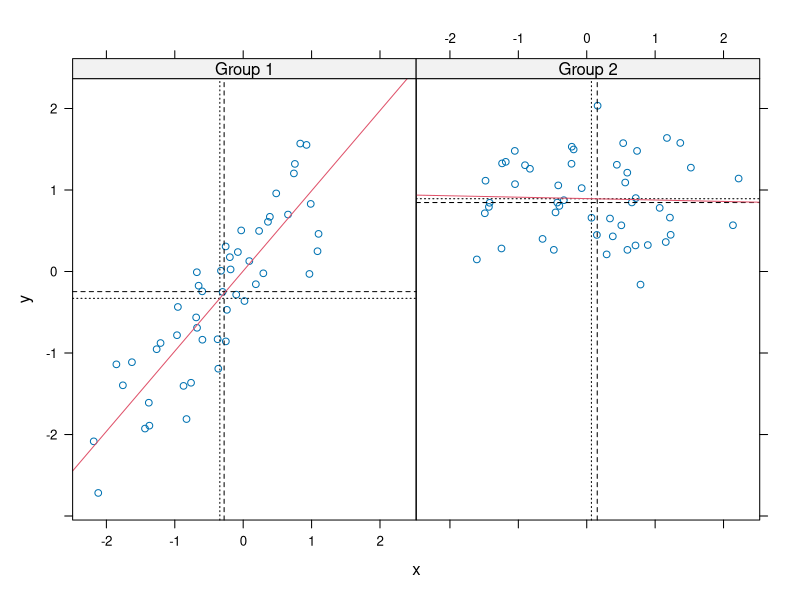

Generate this figure with R:
library(datasets)
library(lattice)
## Convert 'Month' to a factor variable
airquality <- transform(airquality, Month = factor(Month)) 
plotView <- xyplot(Ozone ~ Wind | Month, data = airquality, layout = c(5, 1))
#print(plotView);

### Lattice Panel Functions ###
set.seed(10)
x <- rnorm(100)
f <- rep(0:1, each = 50)
y <- x + f - f*x + rnorm(100, sd = 0.5)
# divided in two group
f <- factor(f, labels = c("Group 1", "Group 2"))
plotView2 <- xyplot(y ~x | f, layout = c(2, 1)) ## plot with 2 panels
#print(plotView2)

## Let's make a custom panel functions
plotView3 <- xyplot(y ~ x | f, panel = function(x, y, ...) {
  panel.xyplot(x, y, ...) ## This is default panel for 'xyplot'
  panel.abline(h = median(y), lty = 2) ## Add a horizontal line at the median
  panel.abline(h = mean(y), lty = 3) ## Add a horixontal line at the mean
  panel.abline(v = median(x), lty = 2)
  panel.abline(v = mean(x), lty = 3)
  ## Add a Regression line
  panel.lmline(x, y, col = 2) ## Overaly a siple linear regression line
})
print(plotView3)

